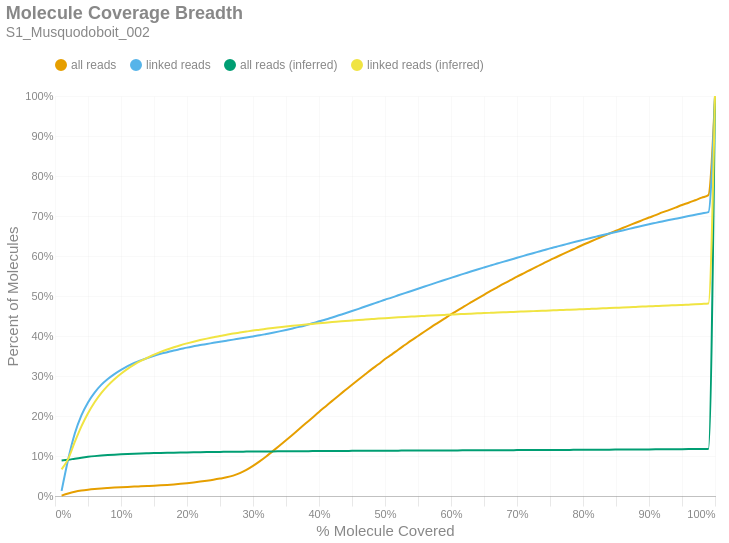

Source (notebook cell):
### Markdown cell above
### Molecule Read Coverage
This chart shows molecule coverage breadth as computed by the number of bases aligned to that molecule. In other words, "*how much of each unique long molecule is actually sequenced/aligned?*" Keep in mind there is a distinction between sequences and alignments, since some sequences belonging to a particular molecule may not align well and wouldn't appear in the alignment data. This chart also shows molecule coverage breadth as computed by the *inferred fragment* from which the aligned sequences originate. Unlike read coverage, this calculation takes into account the total insert size, including unsequenced gaps between the forward and reverse reads. Like the previous figures, these are cumulative percents.

### Code cell
if SKIPLR:
    print_html(f"Skipped")
else:
    binned_df = consolidated_hist(valids['coverage_bp'], mask, 0.01, True)
    binned_df_inf = consolidated_hist(valids['coverage_inserts'], mask, 0.01, True)
    binned_df = binned_df.with_columns(pl.lit(binned_df_inf['all reads (cumsum)']).alias('all reads (inferred)'))
    binned_df = binned_df.with_columns(pl.lit(binned_df_inf['linked reads (cumsum)']).alias('linked reads (inferred)'))
    binned_df = binned_df.with_columns(
        (pl.col('bin').cast(pl.Float64) + 0.01).alias('right_edge')
    )

    with SafeRender(binned_df):
        (
            density_plot(binned_df, 'Molecule Coverage Breadth', samplename, 'molcov', ['all reads (inferred)','linked reads (inferred)'])
            .encode(
                #x=alt.X('bin:Q', title="% Molecule Covered").axis(format = '%').scale(padding=0),
                x=alt.X('right_edge:Q', title="% Molecule Covered").axis(format='%').scale(padding=0),
                y=alt.Y('value:Q', title='Percent of Molecules')
                    .axis(format='%')
                    .stack(False)
                    .scale(domainMin=0, padding=0),
                color=alt.Color("key:N").scale(domain = ["all reads", "linked reads", "all reads (inferred)", "linked reads (inferred)"]),
                tooltip = [
                    alt.Tooltip("key:N", title = "Data Type"),
                    alt.Tooltip("range_label:N", title="% Molecule Covered"),
                    alt.Tooltip("value:Q", format = ".2%", title="% Molecules")
                ]
            )
        ).display()

### Figure 1 — Vega-Lite specification as saved in the notebook (floating-point values rounded to 4 significant figures)
{"width": "container", "height": 400, "config": {"title": {"anchor": "start", "dy": -15, "fontSize": 18, "color": "#888888", "subtitleColor": "#888888", "subtitleFontSize": 14}, "arc": {"fill": "#0072B2"}, "axis": {"domainColor": "#888888", "domainWidth": 0.5, "gridWidth": 0.2, "grid": false, "titleFontWeight": 400, "titleFontSize": 15, "labelFontSize": 11, "labelColor": "#888888", "tickColor": "#888888", "tickWidth": 0.2, "titleColor": "#888888"}, "axisBand": {"grid": false}, "axisX": {"grid": true, "tickSize": 10, "domainCap": "round"}, "axisY": {"domain": false, "grid": true, "tickSize": 0, "domainCap": "round"}, "background": "transparent", "header": {"labelFontSize": 15, "labelColor": "#888888", "titleFontSize": 15, "titleFontWeight": 600, "titleColor": "#888888"}, "legend": {"labelFont": "sans-serif", "labelFontSize": 12, "labelColor": "#888888", "symbolSize": 100, "symbolType": "circle", "titleFontSize": 12, "titlePadding": 10, "titleColor": "#888888", "title": null, "orient": "top"}, "range": {"category": ["#E69F00", "#56B4E9", "#009E73", "#F0E442", "#0072B2", "#D55E00", "#CC79A7", "#000000"], "diverging": ["#cfe8f3", "#a2d4ec", "#73bfe2", "#46abdb", "#1696d2", "#12719e"]}, "area": {"fill": "#0072B2", "fillOpacity": 0.7, "line": true, "strokeOpacity": 0.7}, "line": {"color": "#0072B2", "stroke": "#0072B2", "strokeWidth": 2}, "trail": {"color": "#0072B2", "stroke": "#0072B2", "strokeWidth": 0, "size": 1}, "point": {"filled": true, "fillOpacity": 1.0, "size": 95}, "text": {"color": "#888888", "fontSize": 11, "align": "right", "fontWeight": 400, "size": 11}, "bar": {"fill": "#0072B2", "stroke": null}, "view": {"stroke": null, "continuousWidth": 660, "continuousHeight": 400}}, "data": {"name": "data-a2e554bc32d7fea463c8f054666d971a"}, "mark": {"type": "line", "interpolate": "monotone", "point": {"opacity": 0, "size": 275}}, "encoding": {"color": {"field": "key", "scale": {"domain": ["all reads", "linked reads", "all reads (inferred)", "linked reads (inferred)"]}, "type": "nominal"}, "tooltip": [{"field": "key", "title": "Data Type", "type": "nominal"}, {"field": "range_label", "title": "% Molecule Covered", "type": "nominal"}, {"field": "value", "format": ".2%", "title": "% Molecules", "type": "quantitative"}], "x": {"axis": {"format": "%"}, "field": "right_edge", "scale": {"padding": 0}, "title": "% Molecule Covered", "type": "quantitative"}, "y": {"axis": {"format": "%"}, "field": "value", "scale": {"domainMin": 0, "padding": 0}, "stack": false, "title": "Percent of Molecules", "type": "quantitative"}}, "params": [{"name": "param_c36ac31b6afebe62", "select": {"type": "point", "fields": ["key"]}, "bind": "legend"}], "title": {"text": "Molecule Coverage Breadth", "subtitle": "S1_Musquodoboit_002"}, "transform": [{"fold": ["all reads (cumsum)", "linked reads (cumsum)", "all reads (inferred)", "linked reads (inferred)"]}, {"calculate": "replace(datum.key, ' (cumsum)', '')", "as": "key"}, {"filter": {"param": "param_c36ac31b6afebe62"}}], "usermeta": {"embedOptions": {"downloadFileName": "S1_Musquodoboit_002.molcov"}}, "$schema": "https://vega.github.io/schema/vega-lite/v6.1.0.json", "datasets": {"data-a2e554bc32d7fea463c8f054666d971a": [{"bin": "0.0", "interval": "0.0-0.01", "all reads": 0.001047, "linked reads": 0.01282, "all reads (cumsum)": 0.001047, "linked reads (cumsum)": 0.01282, "range_label": "0.0-0.01", "all reads (inferred)": 0.08881, "linked reads (inferred)": 0.0665, "right_edge": 0.01}, {"bin": "0.01", "interval": "0.01-0.02", "all reads": 0.005247, "linked reads": 0.07912, "all reads (cumsum)": 0.006293, "linked reads (cumsum)": 0.09195, "range_label": "0.01-0.02", "all reads (inferred)": 0.09062, "linked reads (inferred)": 0.09281, "right_edge": 0.02}, {"bin": "0.02", "interval": "0.02-0.03", "all reads": 0.004248, "linked reads": 0.06423, "all reads (cumsum)": 0.01054, "linked reads (cumsum)": 0.1562, "range_label": "0.02-0.03", "all reads (inferred)": 0.09334, "linked reads (inferred)": 0.135, "right_edge": 0.03}, {"bin": "0.03", "interval": "0.03-0.04", "all reads": 0.003094, "linked reads": 0.04539, "all reads (cumsum)": 0.01364, "linked reads (cumsum)": 0.2016, "range_label": "0.03-0.04", "all reads (inferred)": 0.09582, "linked reads (inferred)": 0.174, "right_edge": 0.04}, {"bin": "0.04", "interval": "0.04-0.05", "all reads": 0.002225, "linked reads": 0.03244, "all reads (cumsum)": 0.01586, "linked reads (cumsum)": 0.234, "range_label": "0.04-0.05", "all reads (inferred)": 0.09793, "linked reads (inferred)": 0.2068, "right_edge": 0.05}, {"bin": "0.05", "interval": "0.05-0.06", "all reads": 0.001748, "linked reads": 0.02456, "all reads (cumsum)": 0.01761, "linked reads (cumsum)": 0.2586, "range_label": "0.05-0.06", "all reads (inferred)": 0.09968, "linked reads (inferred)": 0.2342, "right_edge": 0.06}, {"bin": "0.06", "interval": "0.06-0.07", "all reads": 0.001374, "linked reads": 0.01926, "all reads (cumsum)": 0.01898, "linked reads (cumsum)": 0.2778, "range_label": "0.06-0.07", "all reads (inferred)": 0.1011, "linked reads (inferred)": 0.2571, "right_edge": 0.07}, {"bin": "0.07", "interval": "0.07-0.08", "all reads": 0.001082, "linked reads": 0.01469, "all reads (cumsum)": 0.02006, "linked reads (cumsum)": 0.2925, "range_label": "0.07-0.08", "all reads (inferred)": 0.1023, "linked reads (inferred)": 0.2759, "right_edge": 0.08}, {"bin": "0.08", "interval": "0.08-0.09", "all reads": 0.0009584, "linked reads": 0.01228, "all reads (cumsum)": 0.02102, "linked reads (cumsum)": 0.3048, "range_label": "0.08-0.09", "all reads (inferred)": 0.1033, "linked reads (inferred)": 0.2919, "right_edge": 0.09}, {"bin": "0.09", "interval": "0.09-0.1", "all reads": 0.000882, "linked reads": 0.01059, "all reads (cumsum)": 0.02191, "linked reads (cumsum)": 0.3154, "range_label": "0.09-0.1", "all reads (inferred)": 0.1042, "linked reads (inferred)": 0.3057, "right_edge": 0.1}, {"bin": "0.1", "interval": "0.1-0.11", "all reads": 0.0008225, "linked reads": 0.009117, "all reads (cumsum)": 0.02273, "linked reads (cumsum)": 0.3245, "range_label": "0.1-0.11", "all reads (inferred)": 0.105, "linked reads (inferred)": 0.3179, "right_edge": 0.11}, {"bin": "0.11", "interval": "0.11-0.12", "all reads": 0.0007712, "linked reads": 0.008014, "all reads (cumsum)": 0.0235, "linked reads (cumsum)": 0.3325, "range_label": "0.11-0.12", "all reads (inferred)": 0.1056, "linked reads (inferred)": 0.3283, "right_edge": 0.12}, {"bin": "0.12", "interval": "0.12-0.13", "all reads": 0.0007165, "linked reads": 0.006632, "all reads (cumsum)": 0.02422, "linked reads (cumsum)": 0.3391, "range_label": "0.12-0.13", "all reads (inferred)": 0.1062, "linked reads (inferred)": 0.3376, "right_edge": 0.13}, {"bin": "0.13", "interval": "0.13-0.14", "all reads": 0.000731, "linked reads": 0.005991, "all reads (cumsum)": 0.02495, "linked reads (cumsum)": 0.3451, "range_label": "0.13-0.14", "all reads (inferred)": 0.1067, "linked reads (inferred)": 0.3457, "right_edge": 0.14}, {"bin": "0.14", "interval": "0.14-0.15", "all reads": 0.000758, "linked reads": 0.005374, "all reads (cumsum)": 0.0257, "linked reads (cumsum)": 0.3505, "range_label": "0.14-0.15", "all reads (inferred)": 0.1072, "linked reads (inferred)": 0.3534, "right_edge": 0.15}, {"bin": "0.15", "interval": "0.15-0.16", "all reads": 0.0008804, "linked reads": 0.004948, "all reads (cumsum)": 0.02658, "linked reads (cumsum)": 0.3554, "range_label": "0.15-0.16", "all reads (inferred)": 0.1077, "linked reads (inferred)": 0.3603, "right_edge": 0.16}, {"bin": "0.16", "interval": "0.16-0.17", "all reads": 0.001046, "linked reads": 0.004082, "all reads (cumsum)": 0.02763, "linked reads (cumsum)": 0.3595, "range_label": "0.16-0.17", "all reads (inferred)": 0.1081, "linked reads (inferred)": 0.3663, "right_edge": 0.17}, {"bin": "0.17", "interval": "0.17-0.18", "all reads": 0.00127, "linked reads": 0.004173, "all reads (cumsum)": 0.0289, "linked reads (cumsum)": 0.3637, "range_label": "0.17-0.18", "all reads (inferred)": 0.1084, "linked reads (inferred)": 0.3719, "right_edge": 0.18}, {"bin": "0.18", "interval": "0.18-0.19", "all reads": 0.00148, "linked reads": 0.003566, "all reads (cumsum)": 0.03038, "linked reads (cumsum)": 0.3673, "range_label": "0.18-0.19", "all reads (inferred)": 0.1087, "linked reads (inferred)": 0.3771, "right_edge": 0.19}, {"bin": "0.19", "interval": "0.19-0.2", "all reads": 0.001707, "linked reads": 0.003702, "all reads (cumsum)": 0.03209, "linked reads (cumsum)": 0.371, "range_label": "0.19-0.2", "all reads (inferred)": 0.109, "linked reads (inferred)": 0.3816, "right_edge": 0.2}, {"bin": "0.2", "interval": "0.2-0.21", "all reads": 0.001878, "linked reads": 0.003276, "all reads (cumsum)": 0.03397, "linked reads (cumsum)": 0.3742, "range_label": "0.2-0.21", "all reads (inferred)": 0.1093, "linked reads (inferred)": 0.3858, "right_edge": 0.21}, {"bin": "0.21", "interval": "0.21-0.22", "all reads": 0.002056, "linked reads": 0.003122, "all reads (cumsum)": 0.03602, "linked reads (cumsum)": 0.3774, "range_label": "0.21-0.22", "all reads (inferred)": 0.1096, "linked reads (inferred)": 0.3898, "right_edge": 0.22}, {"bin": "0.22", "interval": "0.22-0.23", "all reads": 0.002247, "linked reads": 0.002662, "all reads (cumsum)": 0.03827, "linked reads (cumsum)": 0.38, "range_label": "0.22-0.23", "all reads (inferred)": 0.1098, "linked reads (inferred)": 0.3935, "right_edge": 0.23}, {"bin": "0.23", "interval": "0.23-0.24", "all reads": 0.002439, "linked reads": 0.002839, "all reads (cumsum)": 0.04071, "linked reads (cumsum)": 0.3829, "range_label": "0.23-0.24", "all reads (inferred)": 0.11, "linked reads (inferred)": 0.3969, "right_edge": 0.24}, {"bin": "0.24", "interval": "0.24-0.25", "all reads": 0.0028, "linked reads": 0.00273, "all reads (cumsum)": 0.04351, "linked reads (cumsum)": 0.3856, "range_label": "0.24-0.25", "all reads (inferred)": 0.1102, "linked reads (inferred)": 0.4002, "right_edge": 0.25}, {"bin": "0.25", "interval": "0.25-0.26", "all reads": 0.003151, "linked reads": 0.002708, "all reads (cumsum)": 0.04666, "linked reads (cumsum)": 0.3883, "range_label": "0.25-0.26", "all reads (inferred)": 0.1104, "linked reads (inferred)": 0.4031, "right_edge": 0.26}, {"bin": "0.26", "interval": "0.26-0.27", "all reads": 0.00423, "linked reads": 0.002666, "all reads (cumsum)": 0.05089, "linked reads (cumsum)": 0.391, "range_label": "0.26-0.27", "all reads (inferred)": 0.1106, "linked reads (inferred)": 0.4061, "right_edge": 0.27}, {"bin": "0.27", "interval": "0.27-0.28", "all reads": 0.006129, "linked reads": 0.002553, "all reads (cumsum)": 0.05702, "linked reads (cumsum)": 0.3935, "range_label": "0.27-0.28", "all reads (inferred)": 0.1108, "linked reads (inferred)": 0.4087, "right_edge": 0.28}, {"bin": "0.28", "interval": "0.28-0.29", "all reads": 0.008263, "linked reads": 0.002659, "all reads (cumsum)": 0.06528, "linked reads (cumsum)": 0.3962, "range_label": "0.28-0.29", "all reads (inferred)": 0.1109, "linked reads (inferred)": 0.4111, "right_edge": 0.29}, {"bin": "0.29", "interval": "0.29-0.3", "all reads": 0.01008, "linked reads": 0.002813, "all reads (cumsum)": 0.07536, "linked reads (cumsum)": 0.399, "range_label": "0.29-0.3", "all reads (inferred)": 0.1111, "linked reads (inferred)": 0.4137, "right_edge": 0.3}, {"bin": "0.3", "interval": "0.3-0.31", "all reads": 0.01128, "linked reads": 0.002817, "all reads (cumsum)": 0.08664, "linked reads (cumsum)": 0.4018, "range_label": "0.3-0.31", "all reads (inferred)": 0.1112, "linked reads (inferred)": 0.4158, "right_edge": 0.31}, {"bin": "0.31", "interval": "0.31-0.32", "all reads": 0.01229, "linked reads": 0.003148, "all reads (cumsum)": 0.09892, "linked reads (cumsum)": 0.405, "range_label": "0.31-0.32", "all reads (inferred)": 0.1114, "linked reads (inferred)": 0.4179, "right_edge": 0.32}, {"bin": "0.32", "interval": "0.32-0.33", "all reads": 0.0132, "linked reads": 0.003197, "all reads (cumsum)": 0.1121, "linked reads (cumsum)": 0.4082, "range_label": "0.32-0.33", "all reads (inferred)": 0.1115, "linked reads (inferred)": 0.42, "right_edge": 0.33}, {"bin": "0.33", "interval": "0.33-0.34", "all reads": 0.01348, "linked reads": 0.003446, "all reads (cumsum)": 0.1256, "linked reads (cumsum)": 0.4116, "range_label": "0.33-0.34", "all reads (inferred)": 0.1117, "linked reads (inferred)": 0.4219, "right_edge": 0.34}, {"bin": "0.34", "interval": "0.34-0.35", "all reads": 0.01377, "linked reads": 0.003604, "all reads (cumsum)": 0.1394, "linked reads (cumsum)": 0.4152, "range_label": "0.34-0.35", "all reads (inferred)": 0.1118, "linked reads (inferred)": 0.4239, "right_edge": 0.35}, {"bin": "0.35", "interval": "0.35-0.36", "all reads": 0.01403, "linked reads": 0.003717, "all reads (cumsum)": 0.1534, "linked reads (cumsum)": 0.4189, "range_label": "0.35-0.36", "all reads (inferred)": 0.1119, "linked reads (inferred)": 0.4256, "right_edge": 0.36}, {"bin": "0.36", "interval": "0.36-0.37", "all reads": 0.01409, "linked reads": 0.003871, "all reads (cumsum)": 0.1675, "linked reads (cumsum)": 0.4228, "range_label": "0.36-0.37", "all reads (inferred)": 0.112, "linked reads (inferred)": 0.4272, "right_edge": 0.37}, {"bin": "0.37", "interval": "0.37-0.38", "all reads": 0.01429, "linked reads": 0.004259, "all reads (cumsum)": 0.1818, "linked reads (cumsum)": 0.4271, "range_label": "0.37-0.38", "all reads (inferred)": 0.1121, "linked reads (inferred)": 0.4287, "right_edge": 0.38}, {"bin": "0.38", "interval": "0.38-0.39", "all reads": 0.01412, "linked reads": 0.004628, "all reads (cumsum)": 0.1959, "linked reads (cumsum)": 0.4317, "range_label": "0.38-0.39", "all reads (inferred)": 0.1122, "linked reads (inferred)": 0.4301, "right_edge": 0.39}, {"bin": "0.39", "interval": "0.39-0.4", "all reads": 0.01436, "linked reads": 0.005005, "all reads (cumsum)": 0.2103, "linked reads (cumsum)": 0.4367, "range_label": "0.39-0.4", "all reads (inferred)": 0.1123, "linked reads (inferred)": 0.4318, "right_edge": 0.4}, {"bin": "0.4", "interval": "0.4-0.41", "all reads": 0.01376, "linked reads": 0.004568, "all reads (cumsum)": 0.224, "linked reads (cumsum)": 0.4413, "range_label": "0.4-0.41", "all reads (inferred)": 0.1124, "linked reads (inferred)": 0.4333, "right_edge": 0.41}, {"bin": "0.41", "interval": "0.41-0.42", "all reads": 0.0138, "linked reads": 0.005186, "all reads (cumsum)": 0.2378, "linked reads (cumsum)": 0.4464, "range_label": "0.41-0.42", "all reads (inferred)": 0.1125, "linked reads (inferred)": 0.4348, "right_edge": 0.42}, {"bin": "0.42", "interval": "0.42-0.43", "all reads": 0.01369, "linked reads": 0.005272, "all reads (cumsum)": 0.2515, "linked reads (cumsum)": 0.4517, "range_label": "0.42-0.43", "all reads (inferred)": 0.1126, "linked reads (inferred)": 0.4361, "right_edge": 0.43}, {"bin": "0.43", "interval": "0.43-0.44", "all reads": 0.01337, "linked reads": 0.005148, "all reads (cumsum)": 0.2649, "linked reads (cumsum)": 0.4569, "range_label": "0.43-0.44", "all reads (inferred)": 0.1127, "linked reads (inferred)": 0.4375, "right_edge": 0.44}, {"bin": "0.44", "interval": "0.44-0.45", "all reads": 0.01338, "linked reads": 0.005457, "all reads (cumsum)": 0.2783, "linked reads (cumsum)": 0.4623, "range_label": "0.44-0.45", "all reads (inferred)": 0.1128, "linked reads (inferred)": 0.4386, "right_edge": 0.45}, {"bin": "0.45", "interval": "0.45-0.46", "all reads": 0.01313, "linked reads": 0.005611, "all reads (cumsum)": 0.2914, "linked reads (cumsum)": 0.4679, "range_label": "0.45-0.46", "all reads (inferred)": 0.1129, "linked reads (inferred)": 0.4397, "right_edge": 0.46}, {"bin": "0.46", "interval": "0.46-0.47", "all reads": 0.01291, "linked reads": 0.005792, "all reads (cumsum)": 0.3043, "linked reads (cumsum)": 0.4737, "range_label": "0.46-0.47", "all reads (inferred)": 0.113, "linked reads (inferred)": 0.441, "right_edge": 0.47}, {"bin": "0.47", "interval": "0.47-0.48", "all reads": 0.01284, "linked reads": 0.005698, "all reads (cumsum)": 0.3171, "linked reads (cumsum)": 0.4794, "range_label": "0.47-0.48", "all reads (inferred)": 0.1131, "linked reads (inferred)": 0.4422, "right_edge": 0.48}, {"bin": "0.48", "interval": "0.48-0.49", "all reads": 0.01206, "linked reads": 0.005611, "all reads (cumsum)": 0.3292, "linked reads (cumsum)": 0.485, "range_label": "0.48-0.49", "all reads (inferred)": 0.1132, "linked reads (inferred)": 0.4435, "right_edge": 0.49}, {"bin": "0.49", "interval": "0.49-0.5", "all reads": 0.01319, "linked reads": 0.005701, "all reads (cumsum)": 0.3424, "linked reads (cumsum)": 0.4907, "range_label": "0.49-0.5", "all reads (inferred)": 0.1133, "linked reads (inferred)": 0.4446, "right_edge": 0.5}, {"bin": "0.5", "interval": "0.5-0.51", "all reads": 0.01107, "linked reads": 0.00528, "all reads (cumsum)": 0.3535, "linked reads (cumsum)": 0.496, "range_label": "0.5-0.51", "all reads (inferred)": 0.1133, "linked reads (inferred)": 0.4455, "right_edge": 0.51}, {"bin": "0.51", "interval": "0.51-0.52", "all reads": 0.01226, "linked reads": 0.005739, "all reads (cumsum)": 0.3657, "linked reads (cumsum)": 0.5017, "range_label": "0.51-0.52", "all reads (inferred)": 0.1134, "linked reads (inferred)": 0.4466, "right_edge": 0.52}, {"bin": "0.52", "interval": "0.52-0.53", "all reads": 0.01166, "linked reads": 0.005517, "all reads (cumsum)": 0.3774, "linked reads (cumsum)": 0.5073, "range_label": "0.52-0.53", "all reads (inferred)": 0.1135, "linked reads (inferred)": 0.4476, "right_edge": 0.53}, {"bin": "0.53", "interval": "0.53-0.54", "all reads": 0.0116, "linked reads": 0.005404, "all reads (cumsum)": 0.389, "linked reads (cumsum)": 0.5127, "range_label": "0.53-0.54", "all reads (inferred)": 0.1136, "linked reads (inferred)": 0.4485, "right_edge": 0.54}, {"bin": "0.54", "interval": "0.54-0.55", "all reads": 0.01109, "linked reads": 0.005487, "all reads (cumsum)": 0.4001, "linked reads (cumsum)": 0.5182, "range_label": "0.54-0.55", "all reads (inferred)": 0.1136, "linked reads (inferred)": 0.4493, "right_edge": 0.55}, {"bin": "0.55", "interval": "0.55-0.56", "all reads": 0.01127, "linked reads": 0.005585, "all reads (cumsum)": 0.4113, "linked reads (cumsum)": 0.5237, "range_label": "0.55-0.56", "all reads (inferred)": 0.1137, "linked reads (inferred)": 0.4502, "right_edge": 0.56}, {"bin": "0.56", "interval": "0.56-0.57", "all reads": 0.01098, "linked reads": 0.005396, "all reads (cumsum)": 0.4223, "linked reads (cumsum)": 0.5291, "range_label": "0.56-0.57", "all reads (inferred)": 0.1138, "linked reads (inferred)": 0.4511, "right_edge": 0.57}, {"bin": "0.57", "interval": "0.57-0.58", "all reads": 0.0106, "linked reads": 0.005532, "all reads (cumsum)": 0.4329, "linked reads (cumsum)": 0.5347, "range_label": "0.57-0.58", "all reads (inferred)": 0.1139, "linked reads (inferred)": 0.452, "right_edge": 0.58}, {"bin": "0.58", "interval": "0.58-0.59", "all reads": 0.01053, "linked reads": 0.005261, "all reads (cumsum)": 0.4434, "linked reads (cumsum)": 0.5399, "range_label": "0.58-0.59", "all reads (inferred)": 0.1139, "linked reads (inferred)": 0.4528, "right_edge": 0.59}, {"bin": "0.59", "interval": "0.59-0.6", "all reads": 0.01058, "linked reads": 0.005449, "all reads (cumsum)": 0.454, "linked reads (cumsum)": 0.5454, "range_label": "0.59-0.6", "all reads (inferred)": 0.114, "linked reads (inferred)": 0.4536, "right_edge": 0.6}, {"bin": "0.6", "interval": "0.6-0.61", "all reads": 0.009935, "linked reads": 0.005321, "all reads (cumsum)": 0.464, "linked reads (cumsum)": 0.5507, "range_label": "0.6-0.61", "all reads (inferred)": 0.1141, "linked reads (inferred)": 0.4543, "right_edge": 0.61}, {"bin": "0.61", "interval": "0.61-0.62", "all reads": 0.01018, "linked reads": 0.005223, "all reads (cumsum)": 0.4741, "linked reads (cumsum)": 0.5559, "range_label": "0.61-0.62", "all reads (inferred)": 0.1141, "linked reads (inferred)": 0.4551, "right_edge": 0.62}, {"bin": "0.62", "interval": "0.62-0.63", "all reads": 0.009743, "linked reads": 0.00531, "all reads (cumsum)": 0.4839, "linked reads (cumsum)": 0.5612, "range_label": "0.62-0.63", "all reads (inferred)": 0.1142, "linked reads (inferred)": 0.4559, "right_edge": 0.63}, {"bin": "0.63", "interval": "0.63-0.64", "all reads": 0.009673, "linked reads": 0.005144, "all reads (cumsum)": 0.4936, "linked reads (cumsum)": 0.5664, "range_label": "0.63-0.64", "all reads (inferred)": 0.1143, "linked reads (inferred)": 0.4566, "right_edge": 0.64}, {"bin": "0.64", "interval": "0.64-0.65", "all reads": 0.009474, "linked reads": 0.004975, "all reads (cumsum)": 0.503, "linked reads (cumsum)": 0.5714, "range_label": "0.64-0.65", "all reads (inferred)": 0.1143, "linked reads (inferred)": 0.4572, "right_edge": 0.65}, {"bin": "0.65", "interval": "0.65-0.66", "all reads": 0.009613, "linked reads": 0.004899, "all reads (cumsum)": 0.5126, "linked reads (cumsum)": 0.5763, "range_label": "0.65-0.66", "all reads (inferred)": 0.1144, "linked reads (inferred)": 0.4579, "right_edge": 0.66}, {"bin": "0.66", "interval": "0.66-0.67", "all reads": 0.009092, "linked reads": 0.004865, "all reads (cumsum)": 0.5217, "linked reads (cumsum)": 0.5811, "range_label": "0.66-0.67", "all reads (inferred)": 0.1145, "linked reads (inferred)": 0.4586, "right_edge": 0.67}, {"bin": "0.67", "interval": "0.67-0.68", "all reads": 0.009023, "linked reads": 0.004877, "all reads (cumsum)": 0.5308, "linked reads (cumsum)": 0.586, "range_label": "0.67-0.68", "all reads (inferred)": 0.1145, "linked reads (inferred)": 0.4592, "right_edge": 0.68}, {"bin": "0.68", "interval": "0.68-0.69", "all reads": 0.008642, "linked reads": 0.004692, "all reads (cumsum)": 0.5394, "linked reads (cumsum)": 0.5907, "range_label": "0.68-0.69", "all reads (inferred)": 0.1146, "linked reads (inferred)": 0.4599, "right_edge": 0.69}, {"bin": "0.69", "interval": "0.69-0.7", "all reads": 0.008867, "linked reads": 0.004937, "all reads (cumsum)": 0.5483, "linked reads (cumsum)": 0.5956, "range_label": "0.69-0.7", "all reads (inferred)": 0.1147, "linked reads (inferred)": 0.4607, "right_edge": 0.7}, {"bin": "0.7", "interval": "0.7-0.71", "all reads": 0.008416, "linked reads": 0.004771, "all reads (cumsum)": 0.5567, "linked reads (cumsum)": 0.6004, "range_label": "0.7-0.71", "all reads (inferred)": 0.1148, "linked reads (inferred)": 0.4612, "right_edge": 0.71}, {"bin": "0.71", "interval": "0.71-0.72", "all reads": 0.008285, "linked reads": 0.004658, "all reads (cumsum)": 0.565, "linked reads (cumsum)": 0.6051, "range_label": "0.71-0.72", "all reads (inferred)": 0.1148, "linked reads (inferred)": 0.4619, "right_edge": 0.72}, {"bin": "0.72", "interval": "0.72-0.73", "all reads": 0.008347, "linked reads": 0.004726, "all reads (cumsum)": 0.5733, "linked reads (cumsum)": 0.6098, "range_label": "0.72-0.73", "all reads (inferred)": 0.1149, "linked reads (inferred)": 0.4625, "right_edge": 0.73}, {"bin": "0.73", "interval": "0.73-0.74", "all reads": 0.008106, "linked reads": 0.004542, "all reads (cumsum)": 0.5814, "linked reads (cumsum)": 0.6143, "range_label": "0.73-0.74", "all reads (inferred)": 0.115, "linked reads (inferred)": 0.4632, "right_edge": 0.74}, {"bin": "0.74", "interval": "0.74-0.75", "all reads": 0.008472, "linked reads": 0.004749, "all reads (cumsum)": 0.5899, "linked reads (cumsum)": 0.6191, "range_label": "0.74-0.75", "all reads (inferred)": 0.1151, "linked reads (inferred)": 0.4638, "right_edge": 0.75}, {"bin": "0.75", "interval": "0.75-0.76", "all reads": 0.00765, "linked reads": 0.00427, "all reads (cumsum)": 0.5975, "linked reads (cumsum)": 0.6233, "range_label": "0.75-0.76", "all reads (inferred)": 0.1151, "linked reads (inferred)": 0.4645, "right_edge": 0.76}, {"bin": "0.76", "interval": "0.76-0.77", "all reads": 0.007749, "linked reads": 0.004304, "all reads (cumsum)": 0.6053, "linked reads (cumsum)": 0.6276, "range_label": "0.76-0.77", "all reads (inferred)": 0.1152, "linked reads (inferred)": 0.4651, "right_edge": 0.77}, {"bin": "0.77", "interval": "0.77-0.78", "all reads": 0.007608, "linked reads": 0.00441, "all reads (cumsum)": 0.6129, "linked reads (cumsum)": 0.6321, "range_label": "0.77-0.78", "all reads (inferred)": 0.1153, "linked reads (inferred)": 0.4658, "right_edge": 0.78}, {"bin": "0.78", "interval": "0.78-0.79", "all reads": 0.007425, "linked reads": 0.004278, "all reads (cumsum)": 0.6203, "linked reads (cumsum)": 0.6363, "range_label": "0.78-0.79", "all reads (inferred)": 0.1154, "linked reads (inferred)": 0.4664, "right_edge": 0.79}, {"bin": "0.79", "interval": "0.79-0.8", "all reads": 0.007774, "linked reads": 0.003996, "all reads (cumsum)": 0.6281, "linked reads (cumsum)": 0.6403, "range_label": "0.79-0.8", "all reads (inferred)": 0.1155, "linked reads (inferred)": 0.467, "right_edge": 0.8}, {"bin": "0.8", "interval": "0.8-0.81", "all reads": 0.006963, "linked reads": 0.004007, "all reads (cumsum)": 0.6351, "linked reads (cumsum)": 0.6443, "range_label": "0.8-0.81", "all reads (inferred)": 0.1156, "linked reads (inferred)": 0.4677, "right_edge": 0.81}, {"bin": "0.81", "interval": "0.81-0.82", "all reads": 0.007048, "linked reads": 0.004112, "all reads (cumsum)": 0.6421, "linked reads (cumsum)": 0.6484, "range_label": "0.81-0.82", "all reads (inferred)": 0.1157, "linked reads (inferred)": 0.4683, "right_edge": 0.82}, {"bin": "0.82", "interval": "0.82-0.83", "all reads": 0.007197, "linked reads": 0.004078, "all reads (cumsum)": 0.6493, "linked reads (cumsum)": 0.6525, "range_label": "0.82-0.83", "all reads (inferred)": 0.1158, "linked reads (inferred)": 0.4691, "right_edge": 0.83}, {"bin": "0.83", "interval": "0.83-0.84", "all reads": 0.007025, "linked reads": 0.003958, "all reads (cumsum)": 0.6563, "linked reads (cumsum)": 0.6565, "range_label": "0.83-0.84", "all reads (inferred)": 0.1159, "linked reads (inferred)": 0.4698, "right_edge": 0.84}, {"bin": "0.84", "interval": "0.84-0.85", "all reads": 0.00679, "linked reads": 0.003724, "all reads (cumsum)": 0.6631, "linked reads (cumsum)": 0.6602, "range_label": "0.84-0.85", "all reads (inferred)": 0.116, "linked reads (inferred)": 0.4705, "right_edge": 0.85}, {"bin": "0.85", "interval": "0.85-0.86", "all reads": 0.006792, "linked reads": 0.003732, "all reads (cumsum)": 0.6699, "linked reads (cumsum)": 0.6639, "range_label": "0.85-0.86", "all reads (inferred)": 0.1161, "linked reads (inferred)": 0.4714, "right_edge": 0.86}, {"bin": "0.86", "interval": "0.86-0.87", "all reads": 0.006542, "linked reads": 0.003819, "all reads (cumsum)": 0.6765, "linked reads (cumsum)": 0.6678, "range_label": "0.86-0.87", "all reads (inferred)": 0.1162, "linked reads (inferred)": 0.4721, "right_edge": 0.87}, {"bin": "0.87", "interval": "0.87-0.88", "all reads": 0.006689, "linked reads": 0.003977, "all reads (cumsum)": 0.6831, "linked reads (cumsum)": 0.6717, "range_label": "0.87-0.88", "all reads (inferred)": 0.1163, "linked reads (inferred)": 0.4728, "right_edge": 0.88}, {"bin": "0.88", "interval": "0.88-0.89", "all reads": 0.006444, "linked reads": 0.003898, "all reads (cumsum)": 0.6896, "linked reads (cumsum)": 0.6756, "range_label": "0.88-0.89", "all reads (inferred)": 0.1164, "linked reads (inferred)": 0.4735, "right_edge": 0.89}, {"bin": "0.89", "interval": "0.89-0.9", "all reads": 0.006512, "linked reads": 0.003724, "all reads (cumsum)": 0.6961, "linked reads (cumsum)": 0.6794, "range_label": "0.89-0.9", "all reads (inferred)": 0.1165, "linked reads (inferred)": 0.4743, "right_edge": 0.9}, {"bin": "0.9", "interval": "0.9-0.91", "all reads": 0.00606, "linked reads": 0.003483, "all reads (cumsum)": 0.7022, "linked reads (cumsum)": 0.6828, "range_label": "0.9-0.91", "all reads (inferred)": 0.1166, "linked reads (inferred)": 0.475, "right_edge": 0.91}, {"bin": "0.91", "interval": "0.91-0.92", "all reads": 0.006756, "linked reads": 0.003491, "all reads (cumsum)": 0.7089, "linked reads (cumsum)": 0.6863, "range_label": "0.91-0.92", "all reads (inferred)": 0.1167, "linked reads (inferred)": 0.4757, "right_edge": 0.92}, {"bin": "0.92", "interval": "0.92-0.93", "all reads": 0.00578, "linked reads": 0.003487, "all reads (cumsum)": 0.7147, "linked reads (cumsum)": 0.6898, "range_label": "0.92-0.93", "all reads (inferred)": 0.1169, "linked reads (inferred)": 0.4764, "right_edge": 0.93}, {"bin": "0.93", "interval": "0.93-0.94", "all reads": 0.006201, "linked reads": 0.00325, "all reads (cumsum)": 0.7209, "linked reads (cumsum)": 0.6931, "range_label": "0.93-0.94", "all reads (inferred)": 0.117, "linked reads (inferred)": 0.4769, "right_edge": 0.94}, {"bin": "0.94", "interval": "0.94-0.95", "all reads": 0.006681, "linked reads": 0.003291, "all reads (cumsum)": 0.7276, "linked reads (cumsum)": 0.6964, "range_label": "0.94-0.95", "all reads (inferred)": 0.1171, "linked reads (inferred)": 0.4776, "right_edge": 0.95}, {"bin": "0.95", "interval": "0.95-0.96", "all reads": 0.005504, "linked reads": 0.003574, "all reads (cumsum)": 0.7331, "linked reads (cumsum)": 0.6999, "range_label": "0.95-0.96", "all reads (inferred)": 0.1172, "linked reads (inferred)": 0.4784, "right_edge": 0.96}, {"bin": "0.96", "interval": "0.96-0.97", "all reads": 0.006374, "linked reads": 0.003269, "all reads (cumsum)": 0.7395, "linked reads (cumsum)": 0.7032, "range_label": "0.96-0.97", "all reads (inferred)": 0.1174, "linked reads (inferred)": 0.4791, "right_edge": 0.97}, {"bin": "0.97", "interval": "0.97-0.98", "all reads": 0.006519, "linked reads": 0.003276, "all reads (cumsum)": 0.746, "linked reads (cumsum)": 0.7065, "range_label": "0.97-0.98", "all reads (inferred)": 0.1176, "linked reads (inferred)": 0.4801, "right_edge": 0.98}, {"bin": "0.98", "interval": "0.98-0.99", "all reads": 0.006175, "linked reads": 0.003186, "all reads (cumsum)": 0.7522, "linked reads (cumsum)": 0.7097, "range_label": "0.98-0.99", "all reads (inferred)": 0.1178, "linked reads (inferred)": 0.4813, "right_edge": 0.99}, {"bin": "0.99", "interval": "0.99-1.0", "all reads": 0.2478, "linked reads": 0.2903, "all reads (cumsum)": 1.0, "linked reads (cumsum)": 1.0, "range_label": "0.99-1.0", "all reads (inferred)": 1.0, "linked reads (inferred)": 1.0, "right_edge": 1.0}]}}
